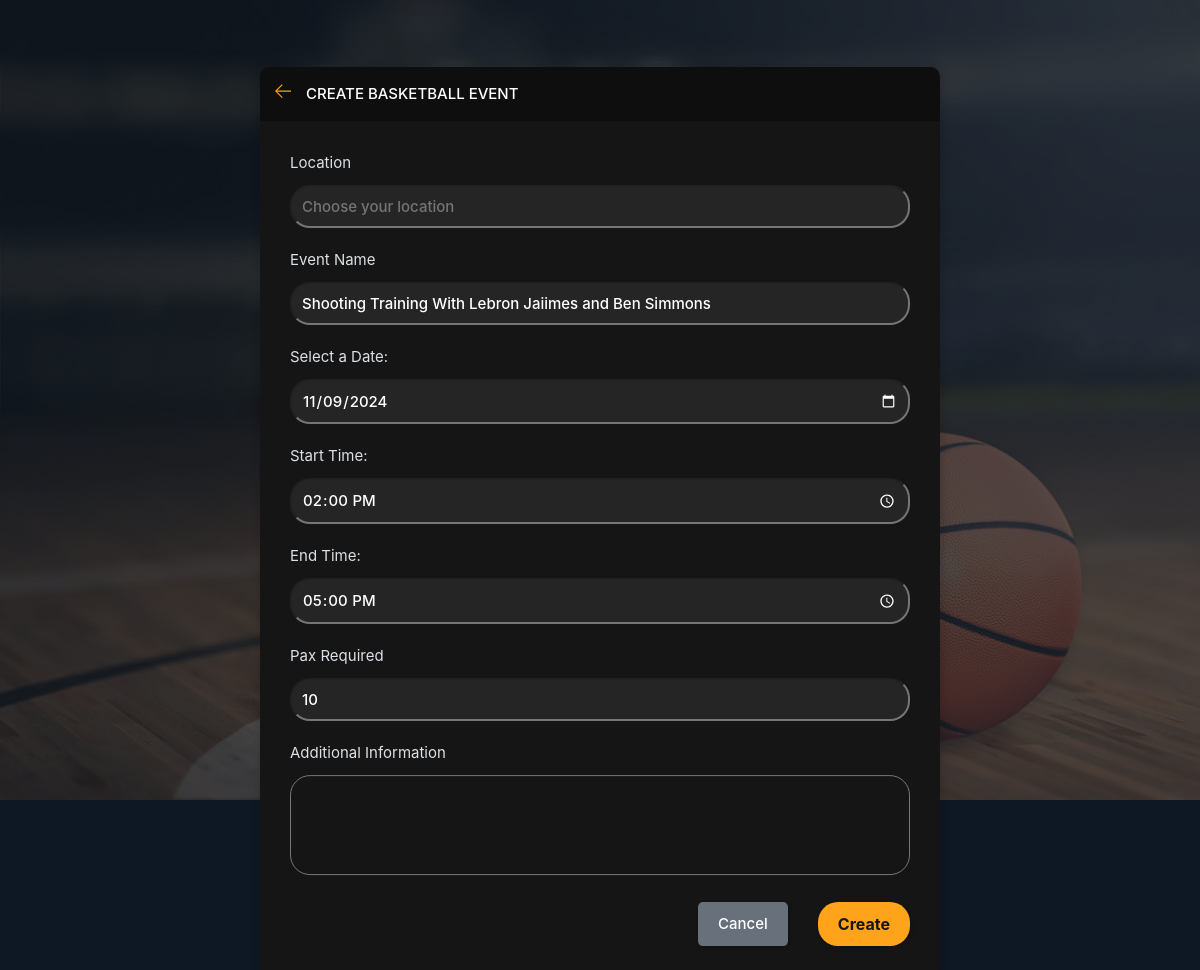
The page /update-room/77/ (signed in) on the database its author committed.
### base/models.py (models this page shows, shortened)
class Room(models.Model):
    host = models.ForeignKey(User, on_delete=models.SET_NULL, null=True)
    topic = models.ForeignKey('Topic', on_delete=models.SET_NULL, null=True)
    location = models.CharField(max_length=255, default="Unknown location")  # New field for location
    date = models.DateField(null=True, blank=True)  # New field for date
    start_time = models.TimeField(null=True, blank=True)  # New field for start time
    end_time = models.TimeField(null=True, blank=True)  # New field for end time
    pax_required = models.PositiveIntegerField(null=True, blank=True)  # New field for pax required
    name = models.CharField(max_length=200)
    description = models.TextField(null=True, blank=True)
    participants = models.ManyToManyField(User, related_name='participants', blank=True)
    latitude = models.FloatField(null=True, blank=True)
    longitude = models.FloatField(null=True, blank=True)
    updated = models.DateTimeField(auto_now=True)
    created = models.DateTimeField(auto_now_add=True)
    reminder_sent = models.BooleanField(default=False)
    class Meta:
        ordering = ['-updated', '-created']

### base/views.py (the view)
# urls.py: path('update-room/<str:pk>/', views.updateRoom, name="update-room"),
@login_required(login_url='login')
def updateRoom(request, pk):
    room = get_object_or_404(Room, id=pk)
    if request.user != room.host:
        return HttpResponse('Not allowed')
    locations = Room.objects.values_list('location', flat=True)
    if request.method == "POST":
        form = RoomForm(request.POST, instance=room)  # Pass the instance to update
        if form.is_valid():
            topic, created = Topic.objects.get_or_create(name='basketball')
            room = form.save(commit=False)
            host = request.user
            room.topic = topic  # Set the topic to 'basketball'
            room.location = request.POST.get('location')
            room.date = request.POST.get('date')
            room.start_time = request.POST.get('start_time')
            room.end_time = request.POST.get('end_time')
            room.pax_required = request.POST.get('pax_required')
            room.description = request.POST.get('description')
            room.save()  # Save the room instance
            return redirect('room', pk=room.pk)
        else:
            print(form.errors)  # Debugging: print form errors if any
    else:
        form = RoomForm(instance=room)
    context = {
        'form': form,
        'locations': locations,
        'room': room,
        'GOOGLE_API_KEY': settings.GOOGLE_API_KEY,
    }
    return render(request, 'base/room_form.html', context)

### base/forms.py (shortened to what this page needs)
class RoomForm(forms.ModelForm):
    date = forms.DateField(
        widget=forms.DateInput(
            attrs={
                'type': 'date',
                'min': date.today().isoformat()  # Sets today's date as the minimum selectable date
            }
        )
    )
    start_time = forms.TimeField(
        widget=forms.TimeInput(attrs={
            'type': 'time',
        })
    )
    end_time = forms.TimeField(
        widget=forms.TimeInput(attrs={
            'type': 'time',
        })
    )
    pax_required = forms.IntegerField(
        label='Pax Required',
        validators=[MinValueValidator(2)],  # Enforce minimum value of 2
    )
    class Meta:
        model = Room
        fields = ['name', 'location', 'date', 'start_time', 'end_time', 'pax_required', 'description', 'participants']

### base/templates/base/room_form.html (shortened to what this page needs)
{% extends 'main.html' %}
{% block content %}
<main class="create-room layout">
    <div class="container">
        <div class="layout__box">
            <div class="layout__boxHeader">
                <div class="layout__boxTitle">
                    <a href="javascript:void(0);" onclick="window.history.back();">
                        <svg version="1.1" xmlns="http://www.w3.org/2000/svg" width="32" height="32" viewBox="0 0 32 32">
                            <title>arrow-left</title>
                            <path d="M13.723 2.286l-13.723 13.714 13.719 13.714 1.616-1.611-10.96-10.96h27.625v-2.286h-27.625l10.965-10.965-1.616-1.607z"></path>
                        </svg>
                    </a>
                    <h3>Create Basketball Event</h3>
                </div>
            </div>
            <div class="layout__body">
                  <form class="form" action="" method="POST" style="position: relative;">
                    <div class="form__group">
                        <label for="room_location">Location</label>
                        <input required type="text" name="location" id="room_location" placeholder="Choose your location">
                    </div>
                    <div class="form__group">
                        <label for="room_name">Event Name</label>
                        {{ form.name }}
                    </div>
                    <div class="form__group">
                        <label for="date">Select a Date:</label>
                        {{ form.date }}
                    </div>
                    <div class="form__group">
                        <label for="start_time">Start Time:</label>
                        {{ form.start_time }}
                    </div>
                    <div class="form__group">
                        <label for="end_time">End Time:</label>
                        {{ form.end_time }}
                    </div>
                    <div class="form__group">
                        <label for="room_pax_required">Pax Required</label>
                        {{ form.pax_required }}
                    </div>
                    <div class="form__group">
                        <label for="room_description">Additional Information</label>
                        {{ form.description }}
                    </div>
                    <div class="form__action">
                        <a class="btn btn--dark" href="javascript:void(0);" onclick="window.history.back();">Cancel</a>
                        <button class="btn btn--main" type="submit">Create</button>
                    </div>
                </form>
            </div>
        </div>
    </div>
</main>
{% endblock %}

### static/styles/style.css (style rules this page uses)
:root { --color-main: #ffa31a; --color-main-light: #FFF4E0; --color-dark: #151515; --color-dark-medium: #252525; --color-dark-light: #68717b; --color-light: #FFFFFF; --color-gray: #7A8691; --color-light-gray: #DDE1E6; --color-bg: #0F1924; --color-success: #28A745; --color-error: #DC3545; --color-black: #0e0e0e; }
* { font-family: "Poppins", -apple-system, BlinkMacSystemFont, "Segoe UI", Roboto, Oxygen, Ubuntu, Cantarell, "Open Sans", "Helvetica Neue", sans-serif; margin: 0; padding: 0; box-sizing: border-box; text-rendering: optimizeLegibility; font-size: inherit; }
html { font-size: 56.25%; }
@media only screen and (min-width: 1200px) { html { font-size: 62.5%; } }
body { background: url("/static/images/background.jpg") center center/cover no-repeat; background-color: #0F1924; color: var(--color-light); line-height: 1.6; font-weight: 400; font-size: 1.5rem; color: var(--color-light-gray); background-color: var(--color-bg); min-height: 100vh; }
body::before { content: ''; position: fixed; top: 0; left: 0; width: 100%; height: 100%; background-color: rgba(15, 25, 36, 0.7); z-index: -1; }
a { display: inline-block; color: var(--color-main); text-decoration: none; }
.container { display: grid; max-width: 200rem; width: 92%; margin: auto; }
.btn { background-color: transparent; border: none; display: inline-flex; align-items: center; gap: 1rem; cursor: pointer; transition: all ease-in-out 0.3s; padding: 1rem 2rem; border-radius: 5px; box-shadow: 1px 1px 3px 1px rgba(0, 0, 0, 0.15); font-weight: 500; }
.btn--main { background-color: var(--color-main); color: var(--color-dark); border-radius: 20px; font-weight: bold; padding: 10px 20px; font-size: 16px; width: auto; height: auto; }
.btn--dark { background-color: var(--color-dark-light); color: var(--color-light); }
.layout { margin-top: 2.4rem; }
.layout__box { width: 90%; max-width: 48rem; min-height: 40rem; position: absolute; top: 50%; left: 50%; transform: translate(-50%, -46%); background-color: var(--color-dark); border-radius: 1rem; box-shadow: 1px 1px 6px 3px rgba(0, 0, 0, 0.1); overflow: hidden; }
.layout__boxHeader { display: flex; padding: 1.5rem; background-color: var(--color-black); }
.layout__boxTitle { display: flex; gap: 1.5rem; align-items: center; }
.layout__boxTitle h3 { text-transform: uppercase; font-weight: 500; color: var(--color-light); }
.layout__boxTitle svg { width: 1.6rem; height: 1.6rem; fill: var(--color-main); }
.layout__body { margin: 3rem; }
.form__group { margin-bottom: 2rem; width: 100%; }
.form__group label { display: block; font-size: 1.5rem; margin-bottom: 1rem; }
.form__group input, .form__group textarea, .form__group select { background: var(--color-dark-medium); padding: 1rem; border-radius: 20px; width: 100%; color: var(--color-light); font-weight: 500; outline: none; }
.form__group textarea { background: transparent; height: 10rem; resize: none; }
.form__action { display: flex; justify-content: flex-end; gap: 3rem; }
.create-room.layout .layout__box { max-width: 68rem; }

### rows shown on the page
Room: name "Shooting Training With Lebron Jaiimes and Ben Simmons", date "11/09/2024", start_time "14:00:00", end_time "17:00:00", pax_required "10"
